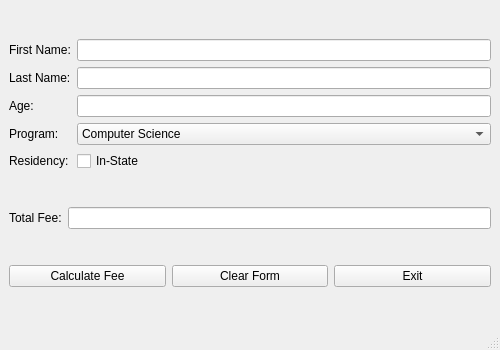
<?xml version="1.0" encoding="UTF-8"?>
<ui version="4.0">
 <class>CollegeFeeForm</class>
 <widget class="QMainWindow" name="CollegeFeeForm">
  <property name="geometry">
   <rect><x>0</x><y>0</y><width>500</width><height>350</height></rect>
  </property>
  <property name="windowTitle">
   <string>College Enrollment Fee Calculator</string>
  </property>
  <widget class="QWidget" name="centralwidget">
   <layout class="QVBoxLayout" name="mainLayout">
    <item>
     <layout class="QGridLayout" name="formLayout">
      <item row="0" column="0">
       <widget class="QLabel" name="label_first_name">
        <property name="text"><string>First Name:</string></property>
       </widget>
      </item>
      <item row="0" column="1">
       <widget class="QLineEdit" name="first_name_input"/>
      </item>
      <item row="1" column="0">
       <widget class="QLabel" name="label_last_name">
        <property name="text"><string>Last Name:</string></property>
       </widget>
      </item>
      <item row="1" column="1">
       <widget class="QLineEdit" name="last_name_input"/>
      </item>
      <item row="2" column="0">
       <widget class="QLabel" name="label_age">
        <property name="text"><string>Age:</string></property>
       </widget>
      </item>
      <item row="2" column="1">
       <widget class="QLineEdit" name="age_input"/>
      </item>
      <item row="3" column="0">
       <widget class="QLabel" name="label_program">
        <property name="text"><string>Program:</string></property>
       </widget>
      </item>
      <item row="3" column="1">
       <widget class="QComboBox" name="program_box">
        <item><property name="text"><string>Computer Science</string></property></item>
        <item><property name="text"><string>Business Administration</string></property></item>
        <item><property name="text"><string>Arts and Humanities</string></property></item>
        <item><property name="text"><string>Sciences</string></property></item>
       </widget>
      </item>
      <item row="4" column="0">
       <widget class="QLabel" name="label_residency">
        <property name="text"><string>Residency:</string></property>
       </widget>
      </item>
      <item row="4" column="1">
       <widget class="QCheckBox" name="in_state_checkbox">
        <property name="text"><string>In-State</string></property>
       </widget>
      </item>
     </layout>
    </item>

    <item>
     <layout class="QHBoxLayout" name="feeLayout">
      <item>
       <widget class="QLabel" name="label_fee">
        <property name="text"><string>Total Fee:</string></property>
       </widget>
      </item>
      <item>
       <widget class="QLineEdit" name="fee_display">
        <property name="readOnly"><bool>true</bool></property>
       </widget>
      </item>
     </layout>
    </item>

    <item>
     <layout class="QHBoxLayout" name="buttonLayout">
      <item>
       <widget class="QPushButton" name="calculate_button">
        <property name="text"><string>Calculate Fee</string></property>
       </widget>
      </item>
      <item>
       <widget class="QPushButton" name="clear_button">
        <property name="text"><string>Clear Form</string></property>
       </widget>
      </item>
      <item>
       <widget class="QPushButton" name="exit_button">
        <property name="text"><string>Exit</string></property>
       </widget>
      </item>
     </layout>
    </item>
   </layout>
  </widget>
  <widget class="QMenuBar" name="menubar"/>
  <widget class="QStatusBar" name="statusbar"/>
 </widget>
 <resources/>
 <connections/>
</ui>
